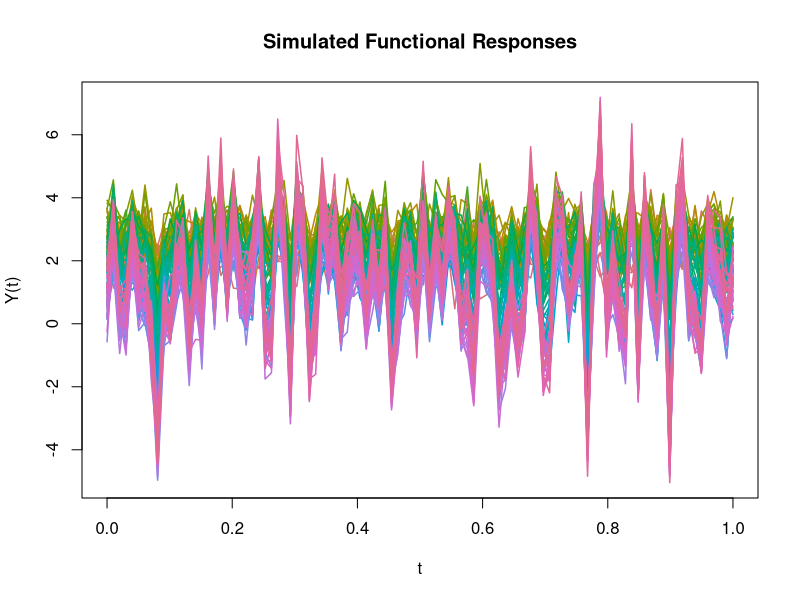
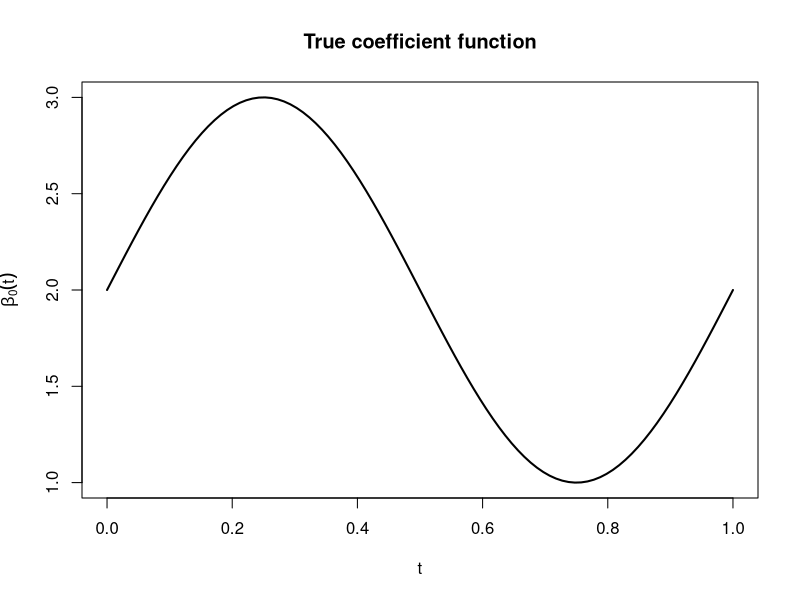
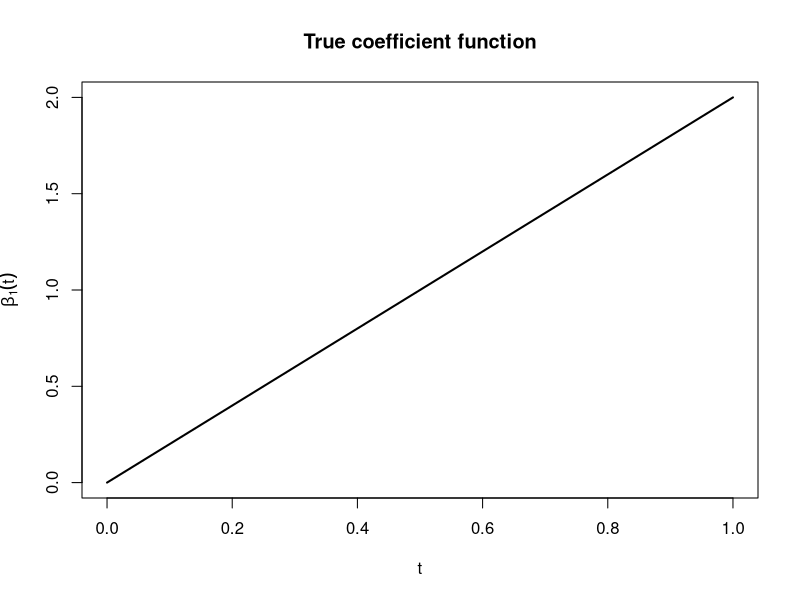
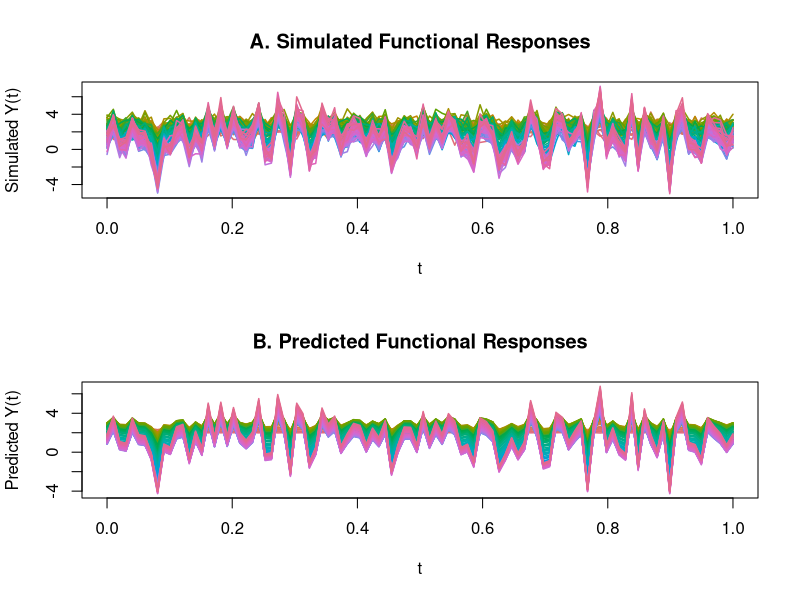
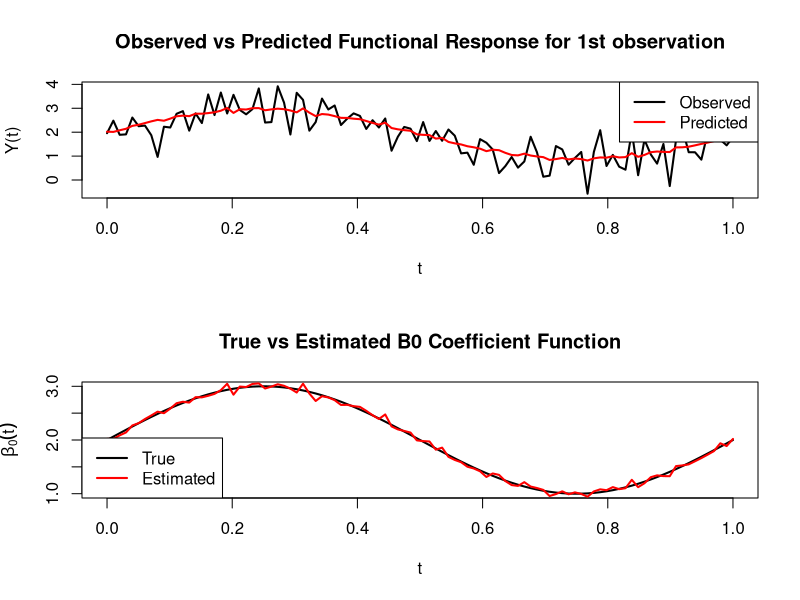
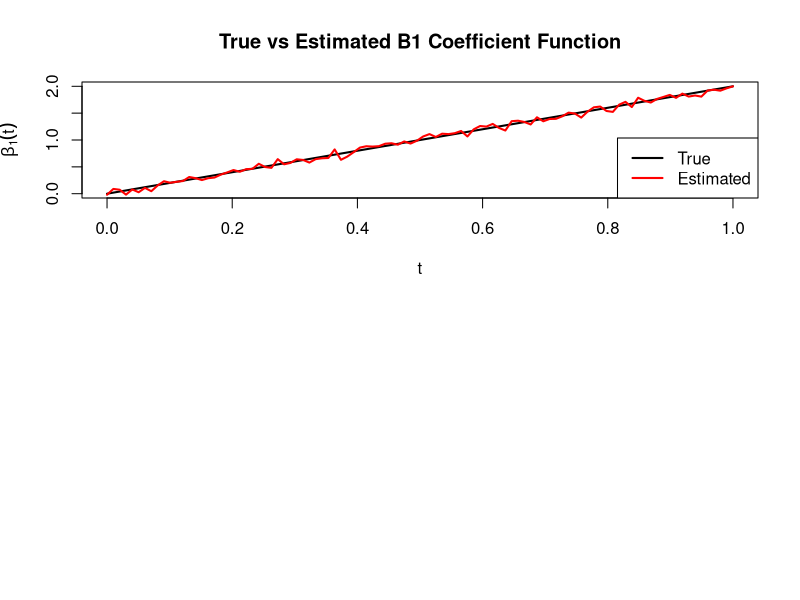

Write R code to recreate these figures, in order.
## ---- chunk 1
#| message: false
#| include: false
library(tidyverse)

set.seed(8)


n <- 100       # n observations
m <- 100       # n points per curve

# argument/imput for functional Y
t <- seq(0, 1, length.out = m)

# Scalar predictor
X <- rnorm(n, mean =0, sd = 1)



# True coefficient functions --------

beta0 <- 2 + sin(2 *pi * t)  # true intercept function
#beta0 <- 2 + t^2
#beta0 <- 2 + t 

beta1 <- 2 * t                # true slope function for predictor var
# Implies  new intercept and slope for every t step


# Generate functional responses ------------

sigma <- 0.5

# functional Y => multiple Y vals per individual/observation
# 100 obs, 100 ttime steps (t) => 100 x 100 matrix
Y <- matrix(NA, nrow = n,ncol = m)

set.seed(8)
for (i in 1:n) {  # for each observation
  # for each individual (eg Y1), multiple values response values 
  # (forming curve) associated since multiple B0 and B1 values
  ##### SAME X VALUE USED TO GET ALLL Y VALUES FOR AN INDIVIDUAL        
  Y[i, ] <- beta0 + beta1 * X[i] + rnorm(m, mean = 0, sd = sigma)
}
## ---- chunk 2
#| include: false
# create a row for each unique combo of individual (id - signifies a single 
# observation) and t
data <- expand.grid(ID = 1:n, t = t)

######## ONE PREDICTOR VAR PER OBSERVATION/INDIVIDUAL/ ID
######## SAME VALUE RECYCLED THROUGH REGRESSION EQN
data$X <- X

data$Y <- as.vector(t(Y))
## ---- chunk 3
#| warning: false
#| include: false

#plot(data$t, data$Y, type = 'l') # this is wrong, does not plot curves

#plot(data[data$ID == 1,]$t, data[data$ID == 1,]$Y, type = 'l')

# Each individual has their own line curvw
### Plot a curve for each id

ids <- unique(data$ID)
cols <- hcl.colors(length(ids), palette = "Dark 3")

plot(NA, xlim = range(data$t), ylim = range(data$Y),xlab = "t", ylab = "Y(t)",
  main = "Simulated Functional Responses")

for (i in seq_along(ids)) {
  d <- data[data$ID == ids[i], ]
  
  lines(d$t, d$Y,col = cols[i], lwd = 1.5)
}


## ---- chunk 4
#| include: false
true_coef <- data.frame(t = t,  beta0 = beta0, beta1 = beta1)

plot(true_coef$t, true_coef$beta0, type = 'l', lwd = 2, xlab = "t", ylab = expression(beta[0](t)), main = "True coefficient function")

plot(true_coef$t, true_coef$beta1, type = 'l', lwd = 2, xlab = "t", ylab = expression(beta[1](t)), main = "True coefficient function")
## ---- chunk 5
#| include: false
# for each location, extract the value of the response for each individuals 
# curve (Yi) 
# eg when t = 1, function retreives all Y11, Y21, Y31..., Yn1
# applied to all rows (individual) , ie, all t is eventually cycled through

models <- lapply(
  1:m,
  function(j) {lm(Y[, j] ~ X)})

# equivalent to simple linear regression for each location
## ---- chunk 6
#| include: false

# For each location t, extract each coefficient 
beta0_hat <- sapply(models, function(model) coef(model)[1])

beta1_hat <- sapply(models, function(model) coef(model)[2])
## ---- chunk 7
#| include: false
rmse_beta0 <- sqrt(mean((beta0_hat - beta0)^2))
#rmse_beta0

rmse_beta1 <- sqrt(mean((beta1_hat - beta1)^2))
#rmse_beta1
## ---- chunk 8
#| include: false
Y_hat <- matrix(NA, nrow = n, ncol = m)

# for each observation, get value at each location t of curve

for (i in 1:n) {
  Y_hat[i, ] <- beta0_hat + beta1_hat * X[i]
}
## ---- chunk 9
#| include: false
rmse_prediction <- sqrt(mean((Y - Y_hat)^2))  # element wise calculation

#rmse_prediction
## ---- chunk 10
#| include: false
pred_data <- expand.grid(ID = 1:n, t = t)
pred_data$X <- X
pred_data$Y <- as.vector(t(Y_hat))
## ---- chunk 11
#| echo: false
#| message: false

par(mfrow = c(2,1))

plot(NA, xlim = range(data$t), ylim = range(data$Y),xlab = "t", ylab = "Simulated Y(t)",
  main = "A. Simulated Functional Responses")

for (i in seq_along(ids)) {
  d <- data[data$ID == ids[i], ]
  
  lines(d$t, d$Y,col = cols[i], lwd = 1.5)
}





plot(NA, xlim = range(pred_data$t), ylim = range(pred_data$Y),xlab = "t", ylab = "Predicted Y(t)",
  main = "B. Predicted Functional Responses")

for (i in seq_along(ids)) {
  d <- pred_data[pred_data$ID == ids[i], ]
  
  lines(d$t, d$Y,col = cols[i], lwd = 1.5)
}


## ---- chunk 12
#| echo: false
prediction_data <- data.frame(t = t, observed = Y[1, ], predicted = Y_hat[1, ])


plot(prediction_data$t, prediction_data$observed, type = 'l', lwd = 2, 
     xlab = 't', ylab = 'Y(t)', 
     main = "Observed vs Predicted Functional Response for 1st observation")
lines(prediction_data$t, prediction_data$predicted, lwd = 2, col = 'red')
legend("topright", lwd = c(2,2), col = c("black", "red"), 
       legend = c("Observed", "Predicted"))
## ---- chunk 13
#| echo: false

results <- data.frame(t = t, beta0 = beta0, beta0_hat = beta0_hat, 
                      beta1 = beta1, beta1_hat = beta1_hat)


plot(results$t, results$beta0, type = 'l', lwd = 2, xlab = 't', ylab = expression(beta[0](t)), main = "True vs Estimated B0 Coefficient Function")
lines(results$t, results$beta0_hat, lwd = 2, col = 'red')
legend("bottomleft", lwd = c(2,2), col = c("black", "red"), legend = c("True", "Estimated"))
## ---- chunk 14

plot(results$t, results$beta1, type = 'l', lwd = 2, xlab = 't', ylab = expression(beta[1](t)), main = "True vs Estimated B1 Coefficient Function")
lines(results$t, results$beta1_hat, lwd = 2, col = 'red')
legend("bottomright", lwd = c(2,2), col = c("black", "red"), legend = c("True", "Estimated"))
